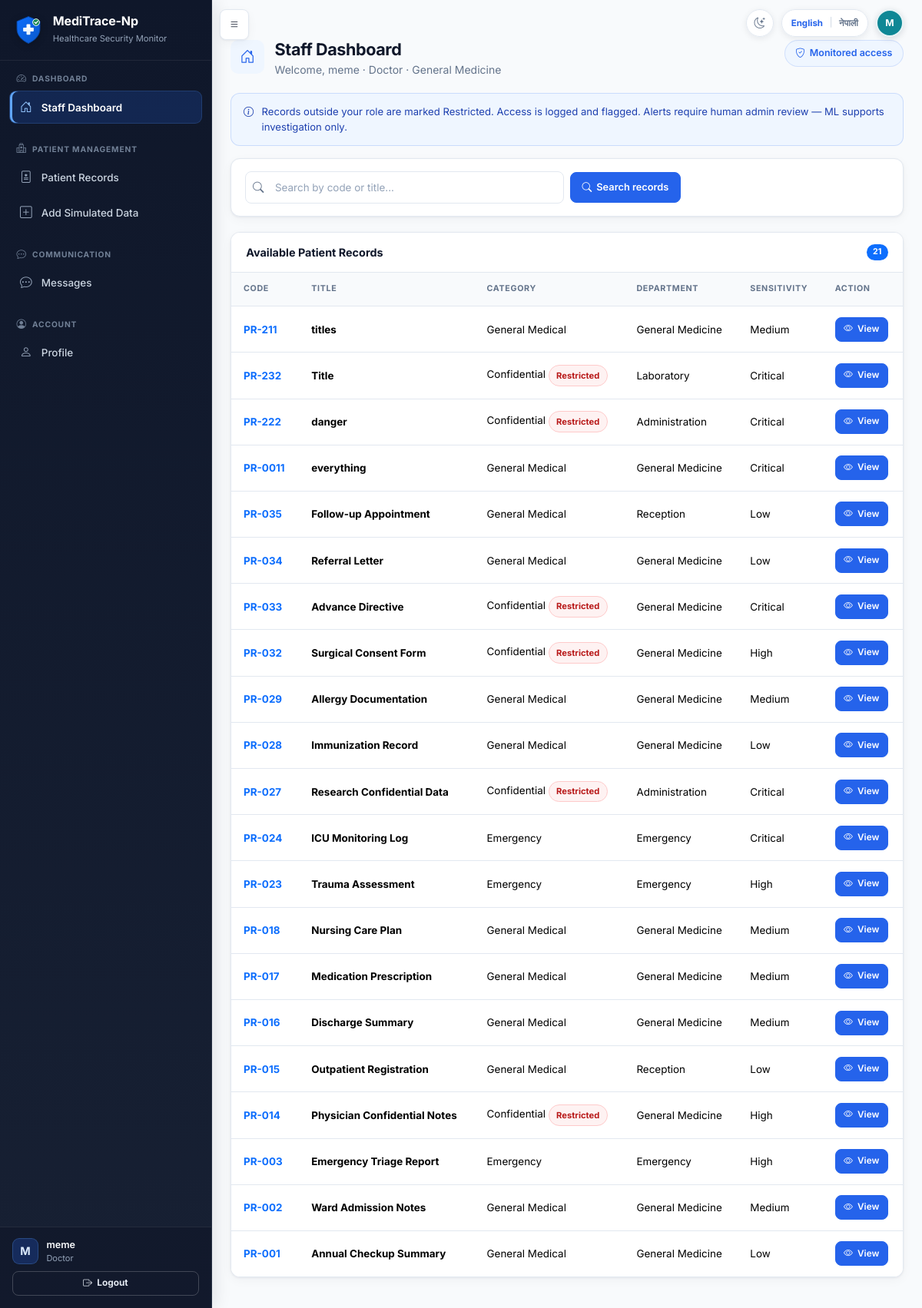
The page /staff/dashboard (signed in) on the database its author committed.
### tables this page shows
CREATE TABLE users (
            id INTEGER PRIMARY KEY AUTOINCREMENT,
            full_name TEXT NOT NULL,
            staff_id TEXT NOT NULL UNIQUE,
            email TEXT NOT NULL UNIQUE,
            username TEXT NOT NULL UNIQUE,
            password_hash TEXT NOT NULL,
            role TEXT NOT NULL,
            department TEXT NOT NULL,
            work_start TEXT NOT NULL,
            work_end TEXT NOT NULL,
            approval_status TEXT NOT NULL DEFAULT 'pending',
            is_active INTEGER NOT NULL DEFAULT 1,
            approved_by INTEGER,
            approved_at TEXT,
            rejection_reason TEXT,
            created_at TEXT NOT NULL,
            last_login TEXT, is_deleted INTEGER NOT NULL DEFAULT 0, failed_attempts INTEGER NOT NULL DEFAULT 0, locked_until TEXT, last_failed_login TEXT, must_change_password INTEGER NOT NULL DEFAULT 0, credential_version INTEGER NOT NULL DEFAULT 0, credentials_changed_at TEXT, credentials_changed_by INTEGER, preferred_language TEXT NOT NULL DEFAULT 'en',
            FOREIGN KEY (approved_by) REFERENCES users(id)
        );

CREATE TABLE patient_records (
            id INTEGER PRIMARY KEY AUTOINCREMENT,
            patient_code TEXT NOT NULL UNIQUE,
            record_title TEXT NOT NULL,
            record_category TEXT NOT NULL,
            department TEXT NOT NULL,
            sensitivity_level TEXT NOT NULL,
            content TEXT NOT NULL,
            created_at TEXT NOT NULL
        , is_active INTEGER NOT NULL DEFAULT 1, patient_identifier TEXT, patient_name TEXT, patient_age INTEGER, patient_gender TEXT, ward TEXT, admission_date TEXT, attending_doctor TEXT, primary_condition TEXT, clinical_notes TEXT, medication_or_treatment TEXT, relevant_observations TEXT, heart_rate INTEGER, blood_pressure TEXT, temperature REAL, oxygen_saturation REAL);

### app.py (the view)
@app.route('/staff/dashboard')
@login_required
@staff_or_admin_required
def staff_dashboard():
    if current_user.is_admin_panel:
        return redirect(url_for('admin_dashboard'))
    search = request.args.get('search', '')
    allowed_categories = Config.ROLE_ACCESS.get(current_user.role) or []
    records = get_all_patient_records(
        category_filter=allowed_categories, search=search or None
    )
    for rec in records:
        rec['allowed'] = True
        rec['is_restricted'] = is_restricted_record(rec)
    return render_template('staff_dashboard.html', records=records, search=search)

### app.py (called while the page is built, shortened)
@app.before_request
def enforce_credential_session_state():
    if not current_user.is_authenticated:
        return None
    stored_version = int(session.get('credential_version', 0) or 0)
    allowed = {'change_temporary_password', 'change_language', 'logout', 'static'}
    if current_user.must_change_password and request.endpoint not in allowed:
        flash('You must replace your temporary password before continuing.', 'warning')
        return redirect(url_for('change_temporary_password'))
    return None

### auth.py (called while the page is built)
def load_user(user_id):
    user_dict = get_user_by_id(int(user_id))
    if user_dict is None:
        return None
    if (
        user_dict['approval_status'] != 'approved'
        or not user_dict['is_active']
        or user_dict.get('is_deleted', 0)
    ):
        return None
    return User(user_dict)

def staff_or_admin_required(f):
    @wraps(f)
    def decorated(*args, **kwargs):
        if not current_user.is_authenticated:
            return redirect(url_for('login'))
        if not current_user.is_approved:
            flash(_('Your account is not authorized.'), 'danger')
            return redirect(url_for('login'))
        return f(*args, **kwargs)
    return decorated

    @property
    def is_admin_panel(self):
        return self.role in Config.ADMIN_PANEL_ROLES

    @property
    def is_approved(self):
        return (
            self.approval_status == 'approved'
            and self.is_active_account
            and not self.is_deleted
        )

### database.py (called while the page is built)
def get_db():
    os.makedirs(os.path.dirname(Config.DATABASE_PATH), exist_ok=True)
    busy_timeout_ms = max(int(Config.SQLITE_BUSY_TIMEOUT_MS), 1000)
    conn = sqlite3.connect(
        Config.DATABASE_PATH,
        timeout=busy_timeout_ms / 1000,
    )
    conn.row_factory = sqlite3.Row
    conn.execute('PRAGMA foreign_keys = ON')
    conn.execute(f'PRAGMA busy_timeout = {busy_timeout_ms}')
    conn.execute('PRAGMA synchronous = NORMAL')
    return conn

### i18n.py (called while the page is built, shortened)
def normalize_locale(value) -> str | None:
    candidate = str(value or "").strip().lower().replace("_", "-").split("-", 1)[0]
    return candidate if candidate in SUPPORTED_LOCALES else None

def resolve_locale() -> str:
    if not has_request_context():
        return DEFAULT_LOCALE
    if current_user.is_authenticated:
        saved = normalize_locale(getattr(current_user, "preferred_language", None))
        if saved:
            return saved

### models.py (called while the page is built)
def row_to_dict(row):
    if row is None:
        return None
    return dict(row)

### templates/staff_dashboard.html (shortened to what this page needs)
{% extends "base.html" %}
{% from "macros.html" import page_header, sensitivity_pill %}
{% block content %}
<div class="app-page">
{{ page_header('Staff Dashboard', _('Welcome, {name}', name=current_user.full_name) ~ ' · ' ~ tr_display(current_user.role) ~ ' · ' ~ tr_display(current_user.department), 'bi-house-door', 'Monitored access', 'bi-shield-check') }}
<div class="alert alert-info">
    <i class="bi bi-info-circle"></i> Records outside your role are marked Restricted. Access is logged and flagged.
    Alerts require human admin review — ML supports investigation only.
</div>
<div class="card filter-card"><div class="card-body">
<form class="row g-2 align-items-center" method="GET">
    <div class="col-md-8 col-lg-6 search-control">
        <input type="search" name="search" class="form-control" placeholder="Search by code or title..." value="{{ search }}">
    </div>
    <div class="col-md-auto">
        <button type="submit" class="btn btn-primary"><i class="bi bi-search"></i>Search records</button>
    </div>
</form>
</div></div>
<div class="card">
    <div class="card-header"><span>Available Patient Records</span><span class="badge bg-primary">{{ records|length }}</span></div>
    <div class="table-responsive">
        <table class="table table-hover mb-0">
            <thead>
                <tr>
                    <th>Code</th>
                    <th>Title</th>
                    <th>Category</th>
                    <th>Department</th>
                    <th>Sensitivity</th>
                    <th>Action</th>
                </tr>
            </thead>
            <tbody>
                {% for r in records %}
                <tr class="{{ 'table-warning' if not r.allowed else '' }}">
                    <td><strong class="text-primary">{{ r.patient_code }}</strong></td>
                    <td><strong data-no-translate>{{ r.record_title }}</strong></td>
                    <td>{{ tr_display(r.record_category) }}{% if r.is_restricted %} <span class="status-pill status-critical">Restricted</span>{% endif %}</td>
                    <td>{{ tr_display(r.department) }}</td>
                    <td>{{ sensitivity_pill(r.sensitivity_level) }}</td>
                    <td><a href="{{ url_for('record_detail', record_id=r.id) }}" class="btn btn-sm btn-primary"><i class="bi bi-eye"></i>View</a></td>
                </tr>
                {% else %}
                <tr><td colspan="6" class="text-center text-muted">No records found for your role.</td></tr>
                {% endfor %}
            </tbody>
        </table>
    </div>
</div>
</div>
{% endblock %}

### templates/base.html (shortened to what this page needs)
<!DOCTYPE html>
<html lang="{{ current_locale|default('en') }}" data-theme="light">
<head>
    <link href="https://cdn.jsdelivr.net/npm/bootstrap@5.3.2/dist/css/bootstrap.min.css" rel="stylesheet">
    <link href="https://cdn.jsdelivr.net/npm/bootstrap-icons@1.11.1/font/bootstrap-icons.css" rel="stylesheet">
    <link href="{{ url_for('static', filename='css/style.css') }}" rel="stylesheet">
    <link href="{{ url_for('static', filename='css/explainability.css') }}" rel="stylesheet">
    <link href="{{ url_for('static', filename='css/theme.css') }}" rel="stylesheet">
</head>
<body class="{% if current_user.is_authenticated %}has-sidebar{% endif %}">
    {% set language_return_path = request.full_path if request.query_string else request.path %}
    {% macro language_switch(extra_class='') %}
    <form method="POST" action="{{ url_for('change_language') }}" class="language-switch {{ extra_class }}" aria-label="{{ _('Switch language') }}">
        <button type="submit" name="language" value="en" class="language-option{% if current_locale == 'en' %} active{% endif %}" lang="en" aria-pressed="{{ 'true' if current_locale == 'en' else 'false' }}">English</button>
        <span class="language-divider" aria-hidden="true">|</span>
        <button type="submit" name="language" value="ne" class="language-option{% if current_locale == 'ne' %} active{% endif %}" lang="ne" aria-pressed="{{ 'true' if current_locale == 'ne' else 'false' }}">नेपाली</button>
    </form>
    {% endmacro %}
    {% macro theme_toggle(extra_class='') %}
    <button
        type="button"
        class="theme-toggle {{ extra_class }}"
        aria-label="{{ _('Switch to Dark Mode') }}"
        aria-pressed="false"
        title="{{ _('Switch to Dark Mode') }}"
        data-label-dark="{{ _('Switch to Dark Mode') }}"
        data-label-light="{{ _('Switch to Light Mode') }}"
    ><i class="bi bi-moon-stars" aria-hidden="true"></i></button>
    {% endmacro %}
    {% if current_user.is_authenticated %}
    {% from "macros.html" import user_initials %}
    {% set avatar_name = current_user.full_name|default('', true)|trim %}
    {% if not avatar_name %}{% set avatar_name = current_user.display_name|default('', true)|trim %}{% endif %}
    {% if not avatar_name %}{% set avatar_name = current_user.username|default('User', true)|trim %}{% endif %}
    <button type="button" class="btn btn-dark sidebar-toggle-btn" id="sidebarToggle" aria-label="{{ _('Toggle navigation') }}">
        <i class="bi bi-list"></i>
    </button>
    <div class="authenticated-header-actions" aria-label="{{ _('Current user') }}">
        {{ theme_toggle() }}
        {{ language_switch() }}
        <span
            class="header-user-avatar"
            role="img"
            aria-label="{{ _('Signed in as {name}', name=avatar_name) }}"
            title="{{ avatar_name }}"
        >{{ user_initials(current_user) }}</span>
    </div>
    <aside class="sidebar" id="sidebar">
        <div class="sidebar-brand">
            <img src="{{ url_for('static', filename='images/meditrace-logo.svg') }}" alt="{{ APP_NAME|default('MediTrace-Np') }}" class="brand-logo">
            <div>
                <h5 class="text-white mb-0 brand-title">{{ APP_NAME|default('MediTrace-Np') }}</h5>
                <small class="text-muted">Healthcare Security Monitor</small>
            </div>
        </div>
        <div class="sidebar-nav-scroll">
            {% import "sidebar_macros.html" as sidebar with context %}
            {% if current_user.is_admin_panel %}
                {{ sidebar.admin_sidebar() }}
            {% else %}
                {{ sidebar.staff_sidebar() }}
            {% endif %}
        </div>
        <div class="sidebar-footer">
            <div class="sidebar-user-summary">
                <span class="sidebar-user-avatar" aria-hidden="true">{{ current_user.full_name[:1]|upper }}</span>
                <div class="sidebar-user-copy">
                    <div class="small text-muted sidebar-user-name">{{ current_user.full_name }}</div>
                    <div class="small text-muted sidebar-user-role">{{ tr_display(current_user.role) }}</div>
                </div>
            </div>
            <a href="{{ url_for('logout') }}" class="btn btn-outline-light btn-sm mt-2 w-100 fw-bold">
                <i class="bi bi-box-arrow-right"></i> Logout
            </a>
        </div>
    </aside>
    <main class="main-content" id="mainContent">
    {% else %}
    <div class="public-header-actions">
        {{ theme_toggle('public-theme-toggle') }}
        {{ language_switch('public-language-switch') }}
    </div>
    <main class="auth-main container py-4">
    {% endif %}
            {% block content %}{% endblock %}
    {% if current_user.is_authenticated %}
    </main>
    {% else %}
    </main>
    {% endif %}
</body>
</html>

### templates/macros.html (shortened to what this page needs)
{% macro page_header(title, subtitle, icon, badge=None, badge_icon='bi-shield-check') %}
<header class="app-page-header">
    <div class="app-page-header-left">
        <div class="app-page-icon" aria-hidden="true"><i class="bi {{ icon }}"></i></div>
        <div>
            <h1 class="app-page-title">{{ _(title) }}</h1>
            {% if subtitle %}<p class="app-page-subtitle">{{ _(subtitle) }}</p>{% endif %}
        </div>
    </div>
    {% if badge %}
    <span class="app-page-badge"><i class="bi {{ badge_icon }}"></i>{{ _(badge) }}</span>
    {% endif %}
</header>
{% endmacro %}
{% macro user_initials(user) -%}
{% set full_name = user.full_name|default('', true)|trim %}
{% set display_name = user.display_name|default('', true)|trim %}
{% set username = user.username|default('', true)|trim %}
{% set initials_source = full_name or display_name or username %}
{% set name_parts = initials_source.split() %}
{% if name_parts|length > 1 %}{{ (name_parts[0][0] ~ name_parts[-1][0])|upper }}
{% elif name_parts|length == 1 %}{{ name_parts[0][0]|upper }}
{% else %}?{% endif %}
{%- endmacro %}
{% macro sensitivity_pill(level) %}
{% set key = sensitivity_key(level) %}
{% if key == 'critical' %}
<span class="pr-sensitivity pr-sensitivity-critical">{{ tr_display(sensitivity_label(level)) }}</span>
{% elif key == 'high' %}
<span class="pr-sensitivity pr-sensitivity-high">{{ tr_display(sensitivity_label(level)) }}</span>
{% elif key == 'medium' %}
<span class="pr-sensitivity pr-sensitivity-medium">{{ tr_display(sensitivity_label(level)) }}</span>
{% elif key == 'low' %}
<span class="pr-sensitivity pr-sensitivity-low">{{ tr_display(sensitivity_label(level)) }}</span>
{% else %}
<span class="pr-sensitivity pr-sensitivity-neutral"><span class="pr-dot" aria-hidden="true"></span>{{ tr_display(sensitivity_label(level)) }}</span>
{% endif %}
{% endmacro %}

### static/css/theme.css (style rules this page uses)
.theme-toggle { width: 36px; height: 36px; display: inline-flex; align-items: center; justify-content: center; flex: 0 0 36px; padding: 0; color: var(--app-muted); background: rgba(255, 255, 255, 0.94); border: 1px solid var(--app-border); border-radius: 999px; box-shadow: 0 2px 8px rgba(15, 23, 42, 0.08); font-size: 0.9rem; line-height: 1; cursor: pointer; transition: color 0.15s ease, background 0.15s ease, border-color 0.15s ease; }

### rows shown on the page
users: full_name "M", full_name "meme", role "Doctor"
patient_records: patient_code "PR-211", record_title "titles", record_category "General Medical", department "General Medicine", sensitivity_level "Medium"
patient_records: patient_code "PR-232", record_title "Title", record_category "Confidential", shows "Restricted", department "Laboratory", sensitivity_level "Critical"
patient_records: patient_code "PR-222", record_title "danger", record_category "Confidential", shows "Restricted", department "Administration", sensitivity_level "Critical"
patient_records: patient_code "PR-0011", record_title "everything", record_category "General Medical", department "General Medicine", sensitivity_level "Critical"
patient_records: patient_code "PR-035", record_title "Follow-up Appointment", record_category "General Medical", department "Reception", sensitivity_level "Low"
patient_records: patient_code "PR-034", record_title "Referral Letter", record_category "General Medical", department "General Medicine", sensitivity_level "Low"
patient_records: patient_code "PR-033", record_title "Advance Directive", record_category "Confidential", shows "Restricted", department "General Medicine", sensitivity_level "Critical"
patient_records: patient_code "PR-032", record_title "Surgical Consent Form", record_category "Confidential", shows "Restricted", department "General Medicine", sensitivity_level "High"
patient_records: patient_code "PR-029", record_title "Allergy Documentation", record_category "General Medical", department "General Medicine", sensitivity_level "Medium"
patient_records: patient_code "PR-028", record_title "Immunization Record", record_category "General Medical", department "General Medicine", sensitivity_level "Low"
patient_records: patient_code "PR-027", record_title "Research Confidential Data", record_category "Confidential", shows "Restricted", department "Administration", sensitivity_level "Critical"
patient_records: patient_code "PR-024", record_title "ICU Monitoring Log", record_category "Emergency", department "Emergency", sensitivity_level "Critical"
patient_records: patient_code "PR-023", record_title "Trauma Assessment", record_category "Emergency", department "Emergency", sensitivity_level "High"
patient_records: patient_code "PR-018", record_title "Nursing Care Plan", record_category "General Medical", department "General Medicine", sensitivity_level "Medium"
patient_records: patient_code "PR-017", record_title "Medication Prescription", record_category "General Medical", department "General Medicine", sensitivity_level "Medium"
patient_records: patient_code "PR-016", record_title "Discharge Summary", record_category "General Medical", department "General Medicine", sensitivity_level "Medium"
patient_records: patient_code "PR-015", record_title "Outpatient Registration", record_category "General Medical", department "Reception", sensitivity_level "Low"
patient_records: patient_code "PR-014", record_title "Physician Confidential Notes", record_category "Confidential", shows "Restricted", department "General Medicine", sensitivity_level "High"
patient_records: patient_code "PR-003", record_title "Emergency Triage Report", record_category "Emergency", department "Emergency", sensitivity_level "High"
patient_records: patient_code "PR-002", record_title "Ward Admission Notes", record_category "General Medical", department "General Medicine", sensitivity_level "Medium"
patient_records: patient_code "PR-001", record_title "Annual Checkup Summary", record_category "General Medical", department "General Medicine", sensitivity_level "Low"

### other values the page prints
{{ APP_NAME|default('MediTrace-Np') }} "MediTrace-Np"
{{ records|length }} "21"
